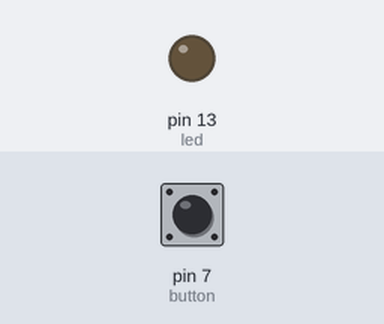
Recording of a sketch running on a simulated Arduino Uno, built with avr-gcc and run on an emulated ATmega328P. On the bench: output pins drawn as LEDs (lit = HIGH). The inputs (shaded band) are chosen by the test bench; at power-on: pin 7 (button) HIGH.

Above: at 1.2 s.
1.3 s: pin 7 (button) pulled LOW for 0.15 s
At 1.37 s:
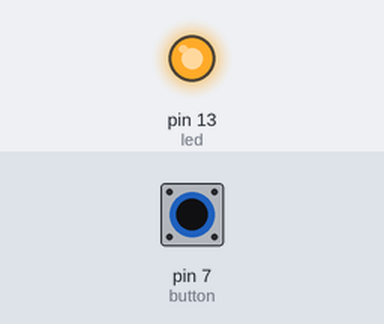
2.9 s: pin 7 (button) pulled LOW for 3.2 s
At 7.4 s:
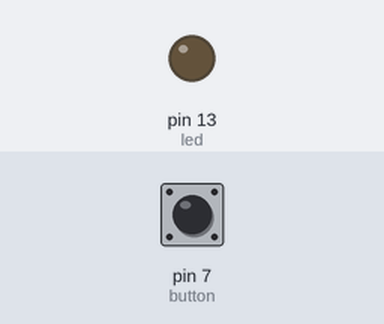
Timing chart, 0 to 8.9 s (numbered marks = the images above; inputs shaded):
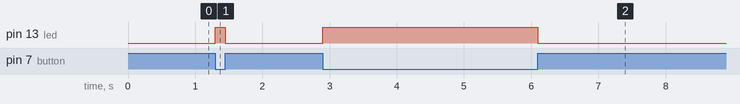

Measured:
- after the input at 1.3 s, pin 13 (led): LOW → HIGH at once, → LOW 0.15 s later
- after the input at 2.9 s, pin 13 (led): LOW → HIGH at once, → LOW 3.2 s later

The sketch:

ledtact.ino
```cpp
int button = 7;
int led = 13;

void setup() {
  pinMode(button, INPUT);
  pinMode(led, OUTPUT);
}

void loop() {
  if(digitalRead(button) == LOW){
    digitalWrite(led, HIGH);
  }
  else{
    digitalWrite(led, LOW);
  }
}
```
